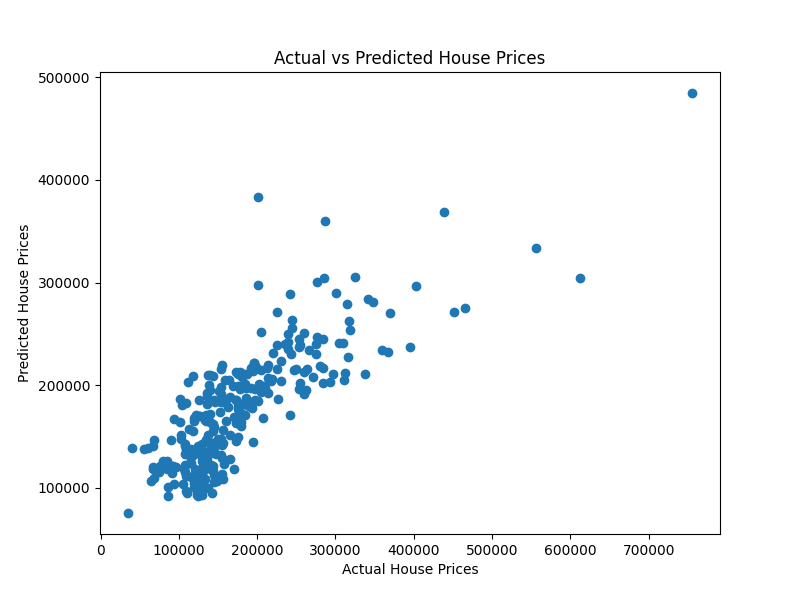

This figure's Python source:
import pandas as pd
import matplotlib.pyplot as plt

from sklearn.model_selection import train_test_split
from sklearn.linear_model import LinearRegression
from sklearn.metrics import mean_absolute_error, mean_squared_error, r2_score
# Load dataset
df = pd.read_csv("train.csv")

X = df[['GrLivArea', 'BedroomAbvGr', 'FullBath']]
y = df['SalePrice']

X_train, X_test, y_train, y_test = train_test_split(
    X,
    y,
    test_size=0.2,
    random_state=42
)

model = LinearRegression()
model.fit(X_train, y_train)

y_pred = model.predict(X_test)

mae = mean_absolute_error(y_test, y_pred)
mse = mean_squared_error(y_test, y_pred)
rmse = mse ** 0.5
r2 = r2_score(y_test, y_pred)

print("===== MODEL EVALUATION =====")
print(f"MAE       : {mae:.2f}")
print(f"MSE       : {mse:.2f}")
print(f"RMSE      : {rmse:.2f}")
print(f"R2 Score  : {r2:.4f}")

coefficients = pd.DataFrame({
    'Feature': X.columns,
    'Coefficient': model.coef_
})

print("\n===== FEATURE IMPORTANCE =====")
print(coefficients)

plt.figure(figsize=(8, 6))
plt.scatter(y_test, y_pred)
plt.xlabel("Actual House Prices")
plt.ylabel("Predicted House Prices")
plt.title("Actual vs Predicted House Prices")

plt.savefig("house_price_prediction.png")

plt.show()
